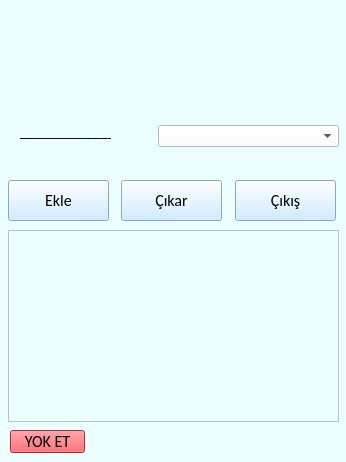
<?xml version="1.0" encoding="UTF-8"?>
<ui version="4.0">
 <class>Form</class>
 <widget class="QWidget" name="Form">
  <property name="geometry">
   <rect>
    <x>0</x>
    <y>0</y>
    <width>346</width>
    <height>462</height>
   </rect>
  </property>
  <property name="font">
   <font>
    <family>Calibri</family>
    <pointsize>12</pointsize>
    <weight>50</weight>
    <italic>false</italic>
    <bold>false</bold>
   </font>
  </property>
  <property name="windowTitle">
   <string>Eşleştir</string>
  </property>
  <property name="styleSheet">
   <string notr="true">background-color: rgb(235, 255, 255);
font: 12pt &quot;Calibri&quot;;</string>
  </property>
  <widget class="QLabel" name="label">
   <property name="geometry">
    <rect>
     <x>18</x>
     <y>20</y>
     <width>91</width>
     <height>91</height>
    </rect>
   </property>
   <property name="font">
    <font>
     <family>Calibri</family>
     <pointsize>12</pointsize>
     <weight>50</weight>
     <italic>false</italic>
     <bold>false</bold>
    </font>
   </property>
   <property name="text">
    <string/>
   </property>
   <property name="pixmap">
    <pixmap resource="a.qrc">:/w/Security_Reader1.png</pixmap>
   </property>
   <property name="scaledContents">
    <bool>true</bool>
   </property>
  </widget>
  <widget class="QPushButton" name="btn_kaydet">
   <property name="geometry">
    <rect>
     <x>8</x>
     <y>180</y>
     <width>101</width>
     <height>41</height>
    </rect>
   </property>
   <property name="font">
    <font>
     <family>Calibri</family>
     <pointsize>12</pointsize>
     <weight>50</weight>
     <italic>false</italic>
     <bold>false</bold>
    </font>
   </property>
   <property name="styleSheet">
    <string notr="true">background-color: rgb(195, 232, 255);</string>
   </property>
   <property name="text">
    <string>Ekle</string>
   </property>
  </widget>
  <widget class="QPushButton" name="btn_vazgec">
   <property name="geometry">
    <rect>
     <x>235</x>
     <y>180</y>
     <width>101</width>
     <height>41</height>
    </rect>
   </property>
   <property name="styleSheet">
    <string notr="true">background-color: rgb(195, 232, 255);</string>
   </property>
   <property name="text">
    <string>Çıkış</string>
   </property>
  </widget>
  <widget class="QLabel" name="label_2">
   <property name="geometry">
    <rect>
     <x>208</x>
     <y>10</y>
     <width>91</width>
     <height>101</height>
    </rect>
   </property>
   <property name="font">
    <font>
     <family>Calibri</family>
     <pointsize>12</pointsize>
     <weight>50</weight>
     <italic>false</italic>
     <bold>false</bold>
    </font>
   </property>
   <property name="text">
    <string/>
   </property>
   <property name="pixmap">
    <pixmap resource="a.qrc">:/w/Security-Camera-icon.png</pixmap>
   </property>
   <property name="scaledContents">
    <bool>true</bool>
   </property>
  </widget>
  <widget class="QComboBox" name="comboBox">
   <property name="geometry">
    <rect>
     <x>158</x>
     <y>125</y>
     <width>181</width>
     <height>22</height>
    </rect>
   </property>
   <property name="styleSheet">
    <string notr="true">background-color: rgb(255, 255, 255);</string>
   </property>
  </widget>
  <widget class="QLabel" name="lbl_secili">
   <property name="geometry">
    <rect>
     <x>20</x>
     <y>123</y>
     <width>91</width>
     <height>16</height>
    </rect>
   </property>
   <property name="text">
    <string>____________</string>
   </property>
  </widget>
  <widget class="QTableWidget" name="tableWidget">
   <property name="geometry">
    <rect>
     <x>8</x>
     <y>230</y>
     <width>331</width>
     <height>192</height>
    </rect>
   </property>
  </widget>
  <widget class="QPushButton" name="btn_sil">
   <property name="geometry">
    <rect>
     <x>121</x>
     <y>180</y>
     <width>101</width>
     <height>41</height>
    </rect>
   </property>
   <property name="font">
    <font>
     <family>Calibri</family>
     <pointsize>12</pointsize>
     <weight>50</weight>
     <italic>false</italic>
     <bold>false</bold>
    </font>
   </property>
   <property name="styleSheet">
    <string notr="true">background-color: rgb(195, 232, 255);</string>
   </property>
   <property name="text">
    <string>Çıkar</string>
   </property>
  </widget>
  <widget class="QPushButton" name="btn_yoket">
   <property name="geometry">
    <rect>
     <x>10</x>
     <y>430</y>
     <width>75</width>
     <height>23</height>
    </rect>
   </property>
   <property name="styleSheet">
    <string notr="true">background-color: rgb(255, 51, 64);</string>
   </property>
   <property name="text">
    <string>YOK ET</string>
   </property>
  </widget>
 </widget>
 <resources>
  <include location="a.qrc"/>
 </resources>
 <connections/>
</ui>
